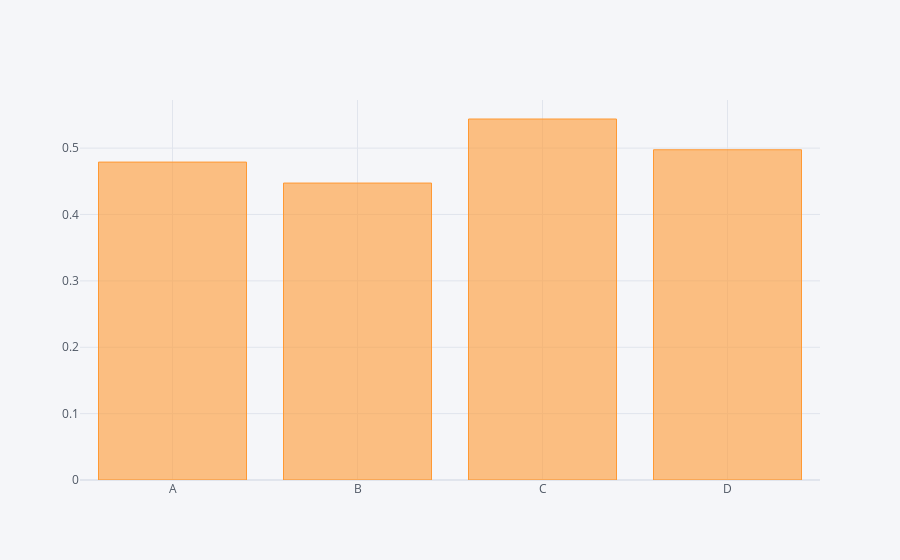

Notebook source saved alongside this figure:
### Code cell
df.mean().iplot(kind='bar')

### Figure 1 — Plotly figure (JSON) as saved in the notebook; plotly's stock layout.template omitted (floating-point values rounded to 4 significant figures)
{"data": [{"marker": {"color": "rgba(255, 153, 51, 0.6)", "line": {"color": "rgba(255, 153, 51, 1.0)", "width": 1}}, "name": "None", "orientation": "v", "text": "", "type": "bar", "x": ["A", "B", "C", "D"], "y": [0.4789, 0.4474, 0.5439, 0.4975]}], "layout": {"legend": {"bgcolor": "#F5F6F9", "font": {"color": "#4D5663"}}, "paper_bgcolor": "#F5F6F9", "plot_bgcolor": "#F5F6F9", "title": {"font": {"color": "#4D5663"}}, "xaxis": {"gridcolor": "#E1E5ED", "showgrid": true, "tickfont": {"color": "#4D5663"}, "title": {"font": {"color": "#4D5663"}, "text": ""}, "zerolinecolor": "#E1E5ED"}, "yaxis": {"gridcolor": "#E1E5ED", "showgrid": true, "tickfont": {"color": "#4D5663"}, "title": {"font": {"color": "#4D5663"}, "text": ""}, "zerolinecolor": "#E1E5ED"}}}
